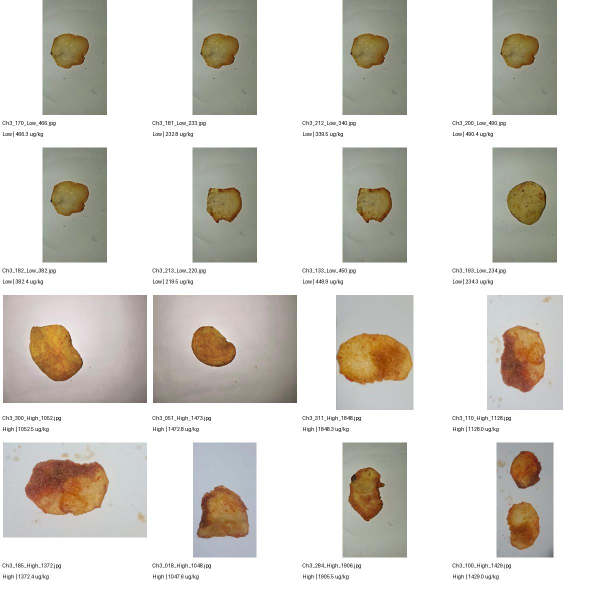
#> input picture data/colour_analysis/brightness_exception_candidates.jpg, 1200 x 1180 px (shown at 1/2 size)
$ python -i predict_acrylamide.py   (imports and definitions only)
#> lines starting #> are read from the running program, lines starting #| are printed output that depends on the picture

import cv2
import joblib
import numpy as np
import sys
import os

MODEL_PATH = "models/regression/random_forest_acrylamide.pkl"

# Load saved model
# [1 line not run here, left out]


def extract_features(image_path):

    img = cv2.imread(image_path)
#> img is the input picture: shape (1180, 1200, 3); mean B, G, R 207.1, 213.4, 216.7

    if img is None:
        raise FileNotFoundError(
            f"Could not read image: {image_path}"
        )

    img = cv2.resize(img, (160, 160))
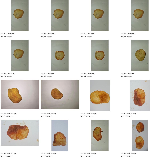
#> img: shape (160, 160, 3); mean B, G, R 207, 213.3, 216.6

    hsv = cv2.cvtColor(img, cv2.COLOR_BGR2HSV)
#> hsv: shape (160, 160, 3); mean H, S, V 19.9, 18.9, 217.8
    gray = cv2.cvtColor(img, cv2.COLOR_BGR2GRAY)
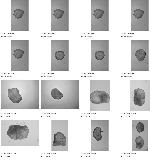
#> gray: shape (160, 160); min 25, max 255, mean 213.6

    features = []

    for channel in cv2.split(img):
        features.extend([
            np.mean(channel),
            np.std(channel)
        ])
#> this loop made 3 passes
#> after the loop, features = [207, 65.53, 213.3, 54.1, 216.6, 48.81]

    for channel in cv2.split(hsv):
        features.extend([
            np.mean(channel),
            np.std(channel)
        ])
#> after the loop, features = [207, 65.53, 213.3, 54.1, 216.6, 48.81, 19.95, 33.79, 18.94, 44.64, 217.8, 47.51]

    features.extend([
        np.mean(gray),
        np.std(gray)
    ])

    return np.array(features).reshape(1, -1)


def predict_acrylamide(image_path):

    if not os.path.exists(image_path):
        raise FileNotFoundError(image_path)

    features = extract_features(image_path)

    prediction = model.predict(features)[0]

    prediction = max(0, prediction)

    print("\n========== PREDICTION ==========")
    print("Image:", image_path)
    print(
        f"Estimated acrylamide value: "
        f"{prediction:.2f} µg/kg"
    )

    if prediction < 500:
        grade = "Low"
    elif prediction < 1000:
        grade = "Medium"
    elif prediction < 2000:
        grade = "High"
    else:
        grade = "Very High"

    print("Estimated grade:", grade)
    print("\nNote: This is an experimental image-based estimate,")
    print("not a direct chemical measurement.")


# [9 lines not run here, left out]

>>> result = extract_features('data/colour_analysis/brightness_exception_candidates.jpg')

$ run again, on data/colour_analysis/contact_sheet.jpg
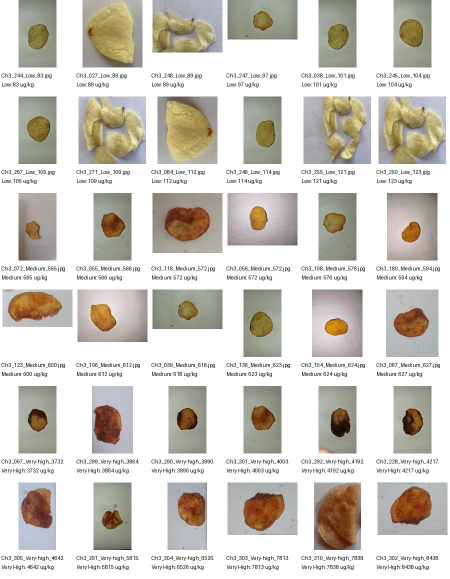
#> input picture data/colour_analysis/contact_sheet.jpg, 900 x 1158 px (shown at 1/2 size)
#> in extract_features, img is the input picture: shape (1158, 900, 3); mean B, G, R 197.8, 205.2, 209.3
#> in extract_features, `img = cv2.resize(img, (160, 160))`:
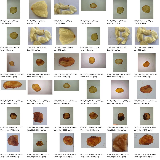
#> img: shape (160, 160, 3); mean B, G, R 197.7, 205.1, 209.1
#> hsv: shape (160, 160, 3); mean H, S, V 26.1, 23.9, 210.5
#> in extract_features, `gray = cv2.cvtColor(img, cv2.COLOR_BGR2GRAY)`:
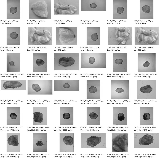
#> gray: shape (160, 160); min 11, max 255, mean 205.5
#> the loop in extract_features, `for channel in cv2.split(img):` made 3 passes
#> after the loop in extract_features, `for channel in cv2.split(img):`: features = [197.7, 70.14, 205.1, 59.39, 209.1, 53.03]
#> the loop in extract_features, `for channel in cv2.split(hsv):` made 3 passes
#> after the loop in extract_features, `for channel in cv2.split(hsv):`: features = [197.7, 70.14, 205.1, 59.39, 209.1, 53.03, 26.13, 42.02, 23.85, 49.17, 210.5, 52.05]

$ run again, on data/colour_analysis/misclassified_test_images.jpg
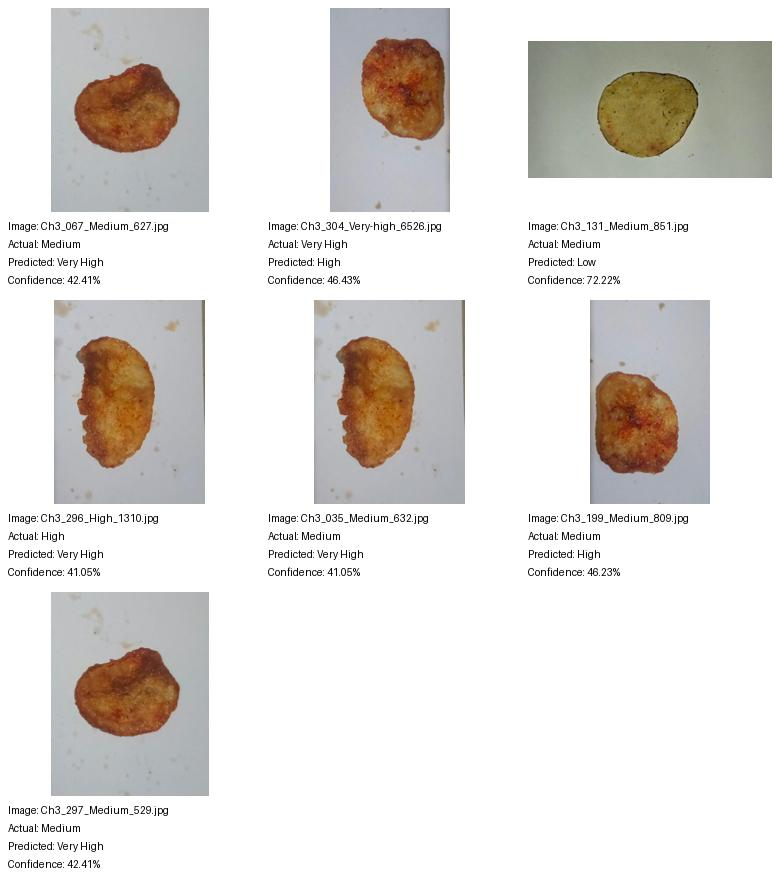
#> input picture data/colour_analysis/misclassified_test_images.jpg, 780 x 876 px
#> in extract_features, img is the input picture: shape (876, 780, 3); mean B, G, R 218.9, 222, 225.5
#> in extract_features, `img = cv2.resize(img, (160, 160))`:
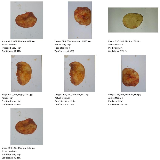
#> img: shape (160, 160, 3); mean B, G, R 218.9, 222, 225.5
#> hsv: shape (160, 160, 3); mean H, S, V 24, 16, 226.8
#> in extract_features, `gray = cv2.cvtColor(img, cv2.COLOR_BGR2GRAY)`:
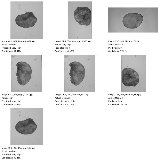
#> gray: shape (160, 160); min 12, max 255, mean 222.7
#> the loop in extract_features, `for channel in cv2.split(img):` made 3 passes
#> after the loop in extract_features, `for channel in cv2.split(img):`: features = [218.9, 62.04, 222, 53.03, 225.5, 44.46]
#> the loop in extract_features, `for channel in cv2.split(hsv):` made 3 passes
#> after the loop in extract_features, `for channel in cv2.split(hsv):`: features = [218.9, 62.04, 222, 53.03, 225.5, 44.46, 24.04, 43.05, 16, 47.07, 226.8, 43.05]
